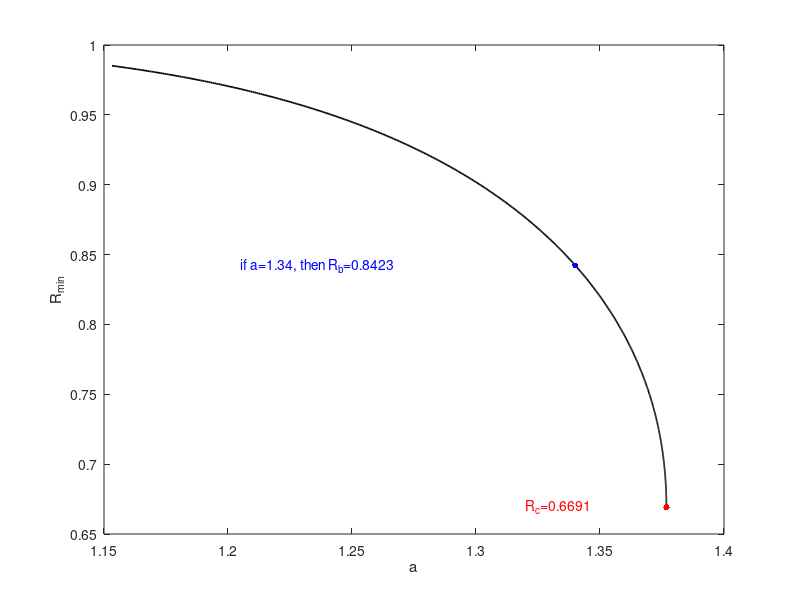

This chart was generated by the following MATLAB code:
% Reed Ogrosky

% Set a value to find R_b for.  
avaltouse=1.34;
% Load data.  This data is for Bo=1, that's all we'll need for now.
load('avec_Bo1_TWFamily.mat');
load('Rminvec_Bo1_TWFamily.mat');
% Find a-values closest to avaltouse and interpolate
for jj=1:length(avec)-1
    if avec(jj+1)>avaltouse && avec(jj)<avaltouse
        break
    end
end
if jj<length(avec)-1
    Rmintouse=Rminvec(jj)+(Rminvec(jj+1)-Rminvec(jj))/(avec(jj+1)-avec(jj))*(avaltouse-avec(jj));
else
    Rmintouse=NaN;
end
% Make figure showing min of R
% If avaltouse>a_c (approx 1.377), then Rmintouse will be NaN
figure;
plot(avec,Rminvec,'k','Linewidth',1.25);
hold on;
plot(avec(592),Rminvec(592),'r.','Markersize',14);
plot(avaltouse,Rmintouse,'b.','Markersize',14);
text(avaltouse-0.135,Rmintouse,strcat(['if a=',num2str(avaltouse),', then R_b=',num2str(Rmintouse)]),'Color','blue');
text(1.32,0.67,'R_c=0.6691','Color','red');
xlabel('a');
ylabel('R_{min}');
